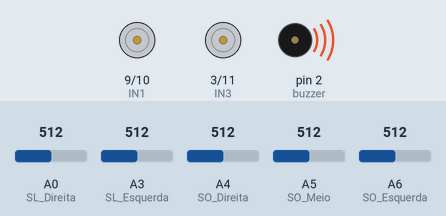
Simulated run of this sketch. Board: Arduino Nano, built with avr-gcc and run on an emulated ATmega328P. Parts: motor-driver pin pairs drawn as motors (green arrow = first pin HIGH = forward, orange = second pin HIGH = backward, longer = more drive, scaled by the enable pin), buzzer (waves = sounding). The test bench sets the inputs (shaded band); at power-on: A0 (SL_Direita) = 512, A3 (SL_Esquerda) = 512, A5 (SO_Meio) = 512, A4 (SO_Direita) = 512, A6 (SO_Esquerda) = 512.

Above: at 0.1 s.
At 6.2 s:
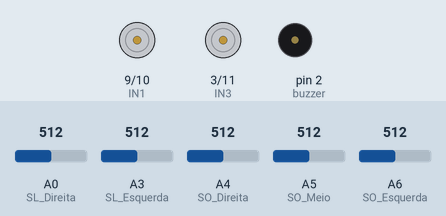
Timing chart, 0 to 6.2 s (numbered marks = the images above; inputs shaded):
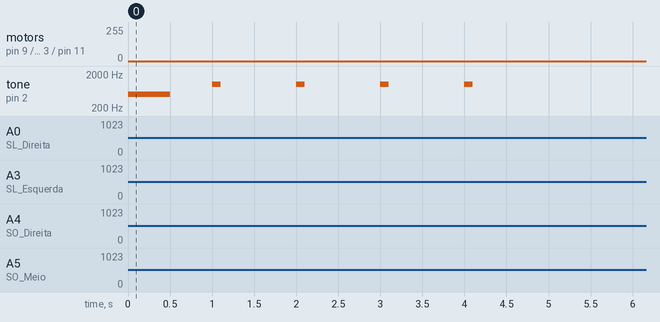

The sketch:

sumo_xabu_25.ino
```cpp
// ============================================================================== //
// ===================== CONFIGURAÇÕES DE VARIÁVEIS ============================= //
// ============================================================================== //

// Definindo pinos dos motores
const int IN1 = 9;
const int IN2 = 10;
const int IN3 = 3;
const int IN4 = 11;
const int ENA = 6; // PWM
const int ENB = 5; // PWM

// Definindo pinos dos sensores de linha
const int SL_Direita = A0;
const int SL_Esquerda = A3;

// Definindo pinos dos sensores de obstáculo
const int SO_Esquerda = A6;
const int SO_Meio = A5;
const int SO_Direita = A4;

const int buzzer = 2;
const int frequencia = 1000;
const int duracao_apito = 500;

// Definindo velocidade
const int velocidade_padrao = 200;
const int velocidade_re = 220;
const int velocidade_curva = 250;
const int velocidade_acaba_com_tudo = 255;
const int velocidade_brusca = 230;

// ============================================================================== //
// ===================== CONFIGURAÇÕES DO SETUP (Buzzer Adicionado) ================================= //
// ============================================================================== //

void setup() {

// Configurando setup dos motores
  pinMode(IN1, OUTPUT);
  pinMode(IN2, OUTPUT);
  pinMode(IN3, OUTPUT);
  pinMode(IN4, OUTPUT);
  pinMode(ENA, OUTPUT);
  pinMode(ENB, OUTPUT);

// Configurando setup dos sensores de linha
  pinMode(SL_Direita, INPUT);
  pinMode(SL_Esquerda, INPUT);

// Configurando setup dos sensores de obstáculo
  pinMode(SO_Esquerda, INPUT);
  pinMode(SO_Meio, INPUT);
  pinMode(SO_Direita, INPUT);

  pinMode(buzzer, OUTPUT);

// Iniciando SERIAL BEGIN (conexão do arduino com o computador via USB)
  Serial.begin(9600);

  tone(buzzer, 500, 500);
  delay(1000);

  for (int i = 0; i < 4; i++) {
    tone(buzzer, frequencia, 100);
    delay(1000);
  }

  tone(buzzer, 2000, 500);

  noTone(buzzer);
}

// ============================================================================== //
// ===================== CONFIGURAÇÕES DAS FUNÇÕES ============================== //
// ============================================================================== //

void andar_frente()
{
  digitalWrite(IN1, HIGH);
  digitalWrite(IN2, LOW);
  digitalWrite(IN3, HIGH);
  digitalWrite(IN4, LOW);
  analogWrite(ENA, velocidade_padrao);
  analogWrite(ENB, velocidade_padrao);
}

void dar_re()
{
  digitalWrite(IN1, LOW);
  digitalWrite(IN2, HIGH);
  digitalWrite(IN3, LOW);
  digitalWrite(IN4, HIGH);
  analogWrite(ENA, velocidade_re);
  analogWrite(ENB, velocidade_re);
  delay(700);
}

void virar_esquerda_brusca()
{
  digitalWrite(IN1, LOW);
  digitalWrite(IN2, HIGH);
  digitalWrite(IN3, HIGH);
  digitalWrite(IN4, LOW);
  analogWrite(ENA, velocidade_brusca);
  analogWrite(ENB, velocidade_brusca);
  delay(200);
}

void virar_direita_brusca()
{
  digitalWrite(IN1, HIGH);
  digitalWrite(IN2, LOW);
  digitalWrite(IN3, LOW);
  digitalWrite(IN4, HIGH);
  analogWrite(ENA, velocidade_brusca);
  analogWrite(ENB, velocidade_brusca);
  delay(200);
}

void virar_esquerda()
{
  digitalWrite(IN1, LOW);
  digitalWrite(IN2, LOW);
  digitalWrite(IN3, HIGH);
  digitalWrite(IN4, LOW);
  analogWrite(ENA, 0);
  analogWrite(ENB, velocidade_curva);
  delay(300);
}

void virar_direita()
{
  digitalWrite(IN1, HIGH);
  digitalWrite(IN2, LOW);
  digitalWrite(IN3, LOW);
  digitalWrite(IN4, LOW);
  analogWrite(ENA, velocidade_curva);
  analogWrite(ENB, 0);
  delay(300);
}

void parar()
{
  digitalWrite(IN1, LOW);
  digitalWrite(IN2, LOW);
  digitalWrite(IN3, LOW);
  digitalWrite(IN4, LOW);
}

void identifica_linha()
{
  int valor_esquerda_linha = analogRead(SL_Esquerda);
  int valor_direita_linha = analogRead(SL_Direita);

  if (valor_esquerda_linha < 300)
  {
    dar_re();
    virar_direita();
  }
  else if (valor_direita_linha < 300)
  {
    dar_re();
    virar_esquerda();
  }
  else
  {
    andar_frente();
  }
}

void atacar()
{
  digitalWrite(IN1, HIGH);
  digitalWrite(IN2, LOW);
  digitalWrite(IN3, HIGH);
  digitalWrite(IN4, LOW);
  analogWrite(ENA, velocidade_acaba_com_tudo);
  analogWrite(ENB, velocidade_acaba_com_tudo);
}

void identifica_adversario()
{
  int valor_esquerda_obs = analogRead(SO_Esquerda);
  int valor_meio_obs = analogRead(SO_Meio);
  int valor_direita_obs = analogRead(SO_Direita);

  if (valor_meio_obs > 300)
  {
    atacar();
  }

  else if (valor_direita_obs >= 450)
  {
    virar_esquerda_brusca();
  }
  else if (valor_esquerda_obs >= 450)
  {
    virar_direita_brusca();
  }
  else if (valor_esquerda_obs > 300)
  {
    virar_esquerda();
  }
  else if (valor_direita_obs > 300)
  {
    virar_direita();
  }
  else
  {
    andar_frente();
  }
}

// ============================================================================== //
// ===================== CONFIGURAÇÕES DO LOOP ================================== //
// ============================================================================== //

void loop() {
  identifica_adversario();
  identifica_linha();
}
```
